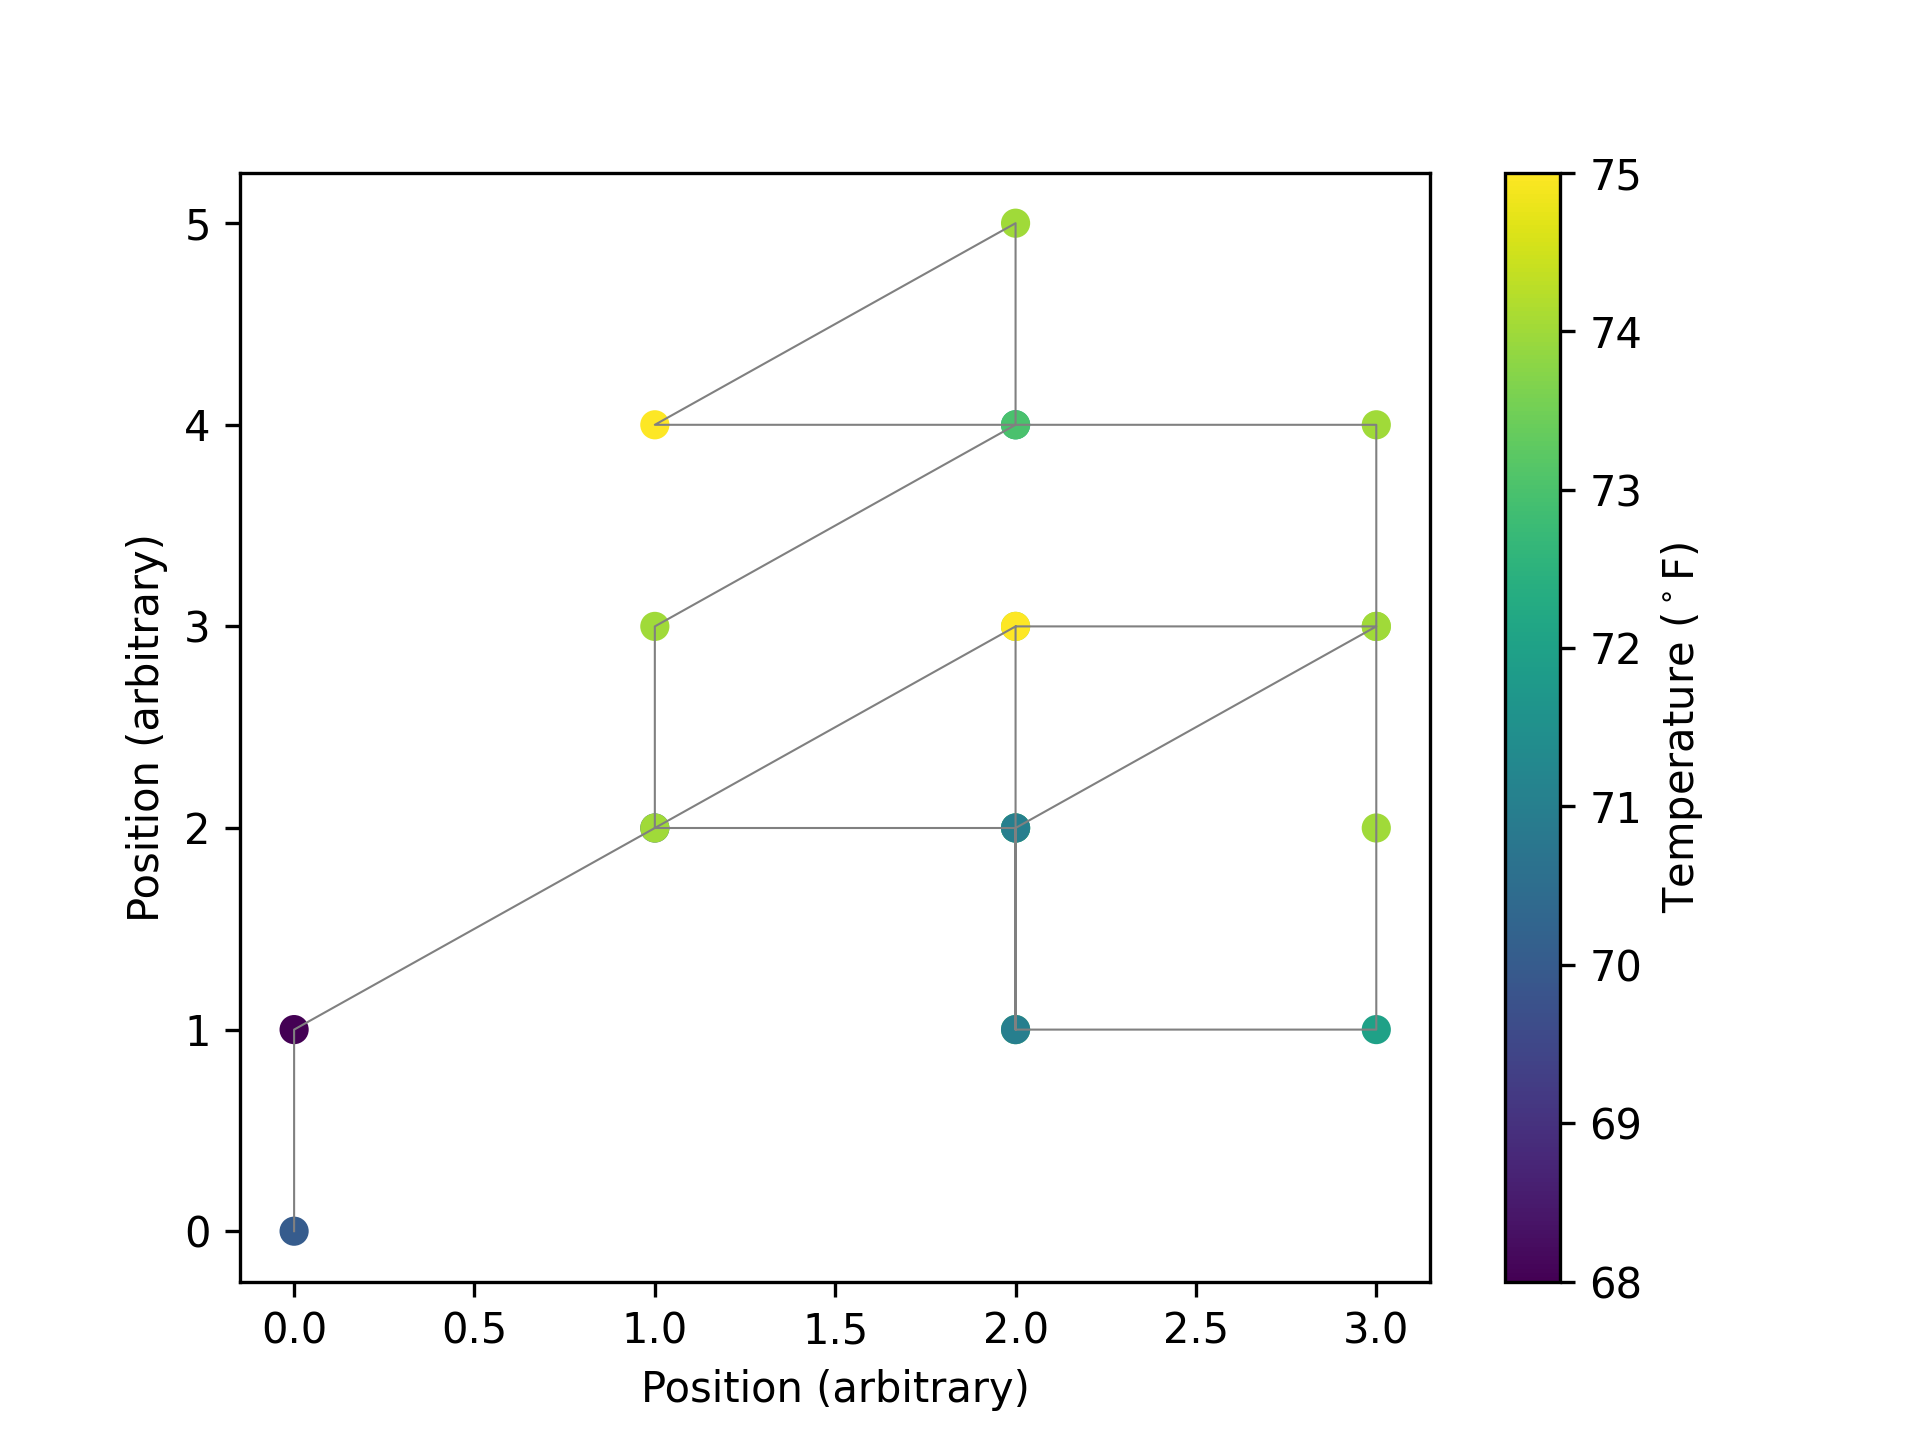

The Python source for this figure:
# Import libraries:
import serial
import struct
from matplotlib import pyplot as plt

# Establish serial connection with receiver Arduino:
usb_port = 'COM4'
serial_connection = serial.Serial(usb_port, 9600, timeout=1)

# Initialize position and temperature vectors:
X_values = []
Y_values = []
T_values = []

while True:

    # Read and translate binary signal from Arduino:
    binary_data = serial_connection.read(3)
    if len(binary_data) == 3:
        X, Y, T = struct.unpack('BBB', binary_data)
        X_values.append(X)
        Y_values.append(Y)
        T_values.append(T)

        # Plot heat map:
        if len(X_values) > 1:
            plt.figure(1)
            plt.scatter(X_values, Y_values, c=T_values, cmap='viridis')
            plt.colorbar(label=r'Temperature ($^\circ$F)')
            plt.xlabel('Position (arbitrary)')
            plt.ylabel('Position (arbitrary)')
            plt.plot(X_values, Y_values, color='gray', linestyle='-', linewidth=0.5)
            plt.savefig('heat_map.png', dpi=300)
            plt.clf()
            print('Plot updated!')

    # Print notice if no data is being received:
    else:
        print('Awaiting data...')